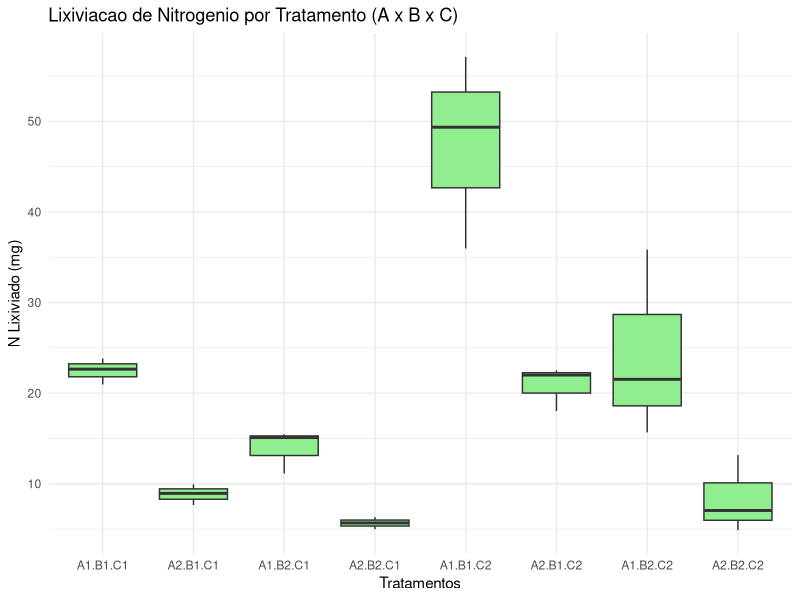

Here is the R script that generated this plot:
## ---- chunk 1
knitr::opts_chunk$set(echo = TRUE, cache = FALSE, cache.lazy = FALSE, fig.width = 9)
## ---- chunk 2
dir.create('Exercicios10_files/figure-html', recursive = TRUE, showWarnings = FALSE)
## ---- chunk 3
# Dados do experimento
bloco <- rep(1:3, 8)
A <- rep(c("A1", "A1", "A1", "A1", "A2", "A2", "A2", "A2"), each = 3)
B <- rep(c("B1", "B1", "B2", "B2", "B1", "B1", "B2", "B2"), each = 3)
C <- rep(c("C1", "C2", "C1", "C2", "C1", "C2", "C1", "C2"), each = 3)

resposta <- c(
  22.65, 23.82, 20.96,
  57.11, 49.35, 35.97,
  15.46, 11.14, 15.10,
  35.84, 15.67, 21.53,
  8.94, 7.65, 9.94,
  18.02, 22.51, 22.00,
  6.31, 5.68, 4.99,
  13.15, 4.89, 7.05
)

dados <- data.frame(
  Bloco = factor(bloco),
  A = factor(A),
  B = factor(B),
  C = factor(C),
  N_Lixiviado = resposta
)

head(dados)
## ---- chunk 4
# Modelo com interacao tripla e blocos
modelo <- aov(N_Lixiviado ~ Bloco + A * B * C, data = dados)

# Resumo da ANOVA
summary(modelo)
## ---- chunk 5
# Medias por combinacao de fatores
aggregate(N_Lixiviado ~ A + B + C, data = dados, mean)
## ---- chunk 6
library(ggplot2)

ggplot(dados, aes(x = interaction(A,B,C), y = N_Lixiviado)) +
  geom_boxplot(fill = "lightgreen") +
  labs(
    title = "Lixiviacao de Nitrogenio por Tratamento (A x B x C)",
    x = "Tratamentos",
    y = "N Lixiviado (mg)"
  ) +
  theme_minimal()
